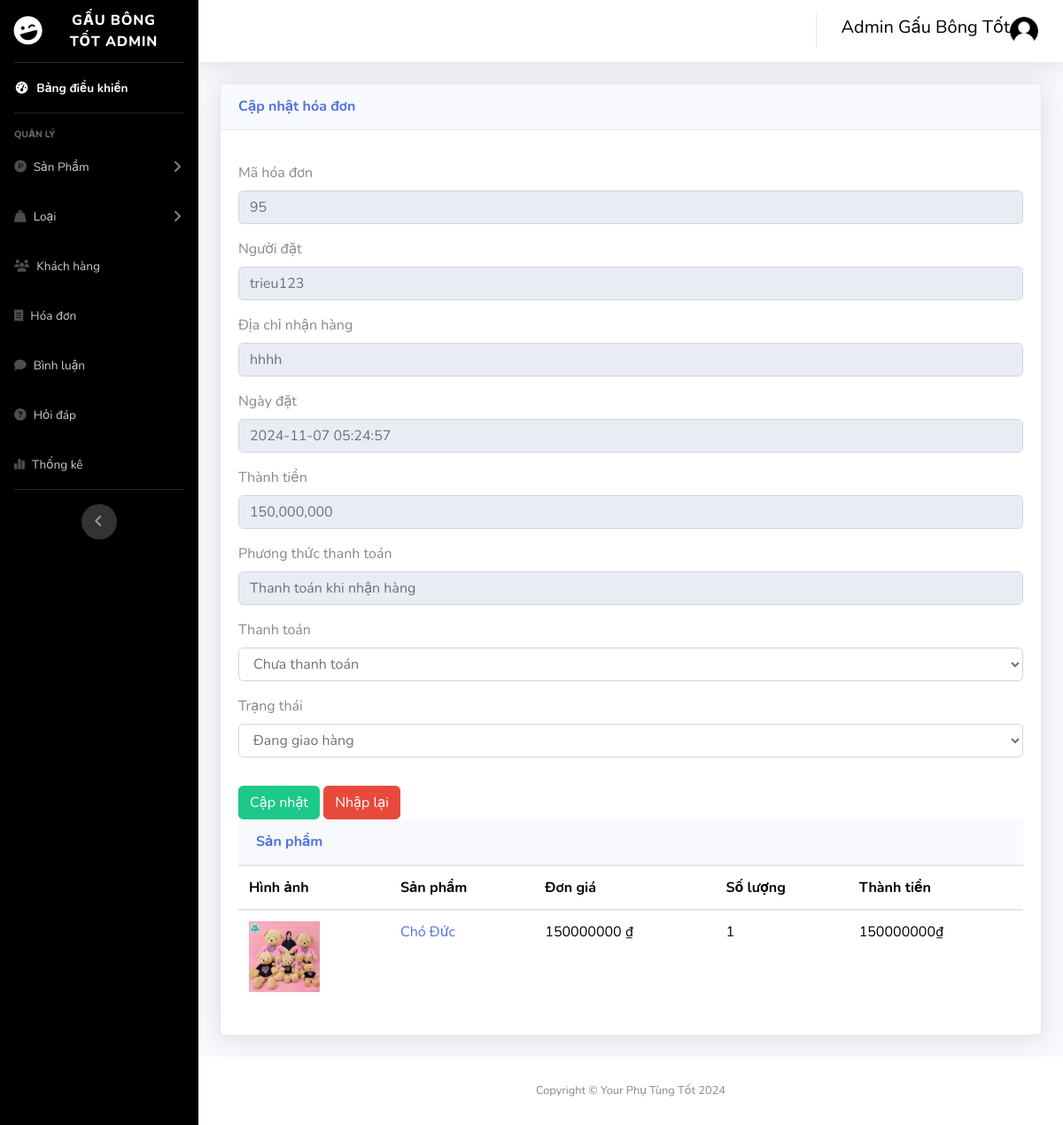
/admin/index.php?act=edit_bill&idbill=95 (signed in), run on the app's committed database.
### tables this page shows
CREATE TABLE `bill` (
  `id_bill` int(11) NOT NULL,
  `bill_code` varchar(255) DEFAULT NULL,
  `id_user` int(11) NOT NULL,
  `id_pro` int(11) NOT NULL,
  `user_name` varchar(255) NOT NULL,
  `name_pro` varchar(255) NOT NULL,
  `full_name` varchar(55) NOT NULL,
  `address` varchar(255) NOT NULL,
  `phone` int(25) NOT NULL,
  `email` varchar(255) NOT NULL,
  `payment` tinyint(1) NOT NULL DEFAULT 1 COMMENT '1.Thanh toán khi nhận hàng 2.Chuyển khoản ngân hàng 3.Thanh toán online',
  `order_date` datetime NOT NULL,
  `total_amount` int(10) NOT NULL,
  `status` tinyint(4) NOT NULL COMMENT '0.Đơn hàng mới \r\n1.Đang xử lý\r\n2.Đang giao hàng\r\n3.Đã giao hàng',
  `status_pay` varchar(11) NOT NULL DEFAULT '0'
);

CREATE TABLE `cart` (
  `id` int(11) NOT NULL,
  `id_user` int(11) NOT NULL,
  `user_name` varchar(50) NOT NULL,
  `id_pro` int(11) NOT NULL,
  `img_pro` varchar(255) NOT NULL,
  `name_pro` varchar(255) NOT NULL,
  `price_pro` int(10) NOT NULL,
  `quantity` int(11) NOT NULL,
  `total_amount` int(10) NOT NULL,
  `id_bill` int(11) NOT NULL
);

### admin/controller/controller.php (called while the page is built)
<?php
function render($path, $data = [])
{
    extract($data);
    $view = "view/" . $path . ".php";
    include_once $view;
}

### admin/model/pdo.php (called while the page is built, shortened)
<?php
function pdo_get_connection(){
    $dburl = "mysql:host=127.0.0.1;dbname=virtualphone;charset=utf8";
    $username = 'root';
    $password = '';
    $conn = new PDO($dburl, $username, $password);
    $conn->setAttribute(PDO::ATTR_ERRMODE, PDO::ERRMODE_EXCEPTION);
    return $conn;
}
function pdo_query($sql){
    $sql_args = array_slice(func_get_args(), 1);
    try{
        $conn = pdo_get_connection();
        $stmt = $conn->prepare($sql);
        $stmt->execute($sql_args);
        $rows = $stmt->fetchAll();
        return $rows;
    }
    catch(PDOException $e){
        throw $e;
    }
    finally{
        unset($conn);
    }
}
function pdo_query_one($sql){
    $sql_args = array_slice(func_get_args(), 1);
    try{
        $conn = pdo_get_connection();
        $stmt = $conn->prepare($sql);
        $stmt->execute($sql_args);
        $row = $stmt->fetch(PDO::FETCH_ASSOC);
        return $row;
    }
    catch(PDOException $e){
        throw $e;
    }
    finally{
        unset($conn);
    }
}

### admin/model/hoadon.php (called while the page is built, shortened)
<?php
function loadone_bill($idbill) {
    $sql = "SELECT * FROM bill WHERE id_bill =".$idbill;
    $one_bill = pdo_query_one($sql);
    return $one_bill;
}
function load_cart_all($idbill) {
    $sql = "SELECT * FROM `cart` WHERE id_bill=".$idbill;
    $ab = pdo_query($sql);
    return $ab;
}
?>

### admin/view/update_bill.php (the view, shortened to what this page needs)
<?php include_once "header.php" ?>
<body id="page-top">
    <div id="wrapper">
        <?php include_once "nav.php" ?>
        <div class="container-fluid">
            <?php
            if (is_array($one_bill)) {
                extract($one_bill);
            }
            ?>
            <div class="card shadow mb-4">
                <div class="card-header py-3">
                    <h6 class="m-0 font-weight-bold text-primary">Cập nhật hóa đơn</h6>
                </div>
                <div class="card-body">
                    <div class="form-addcate">
                        <form action="./index.php?act=update_bill" method="post">
                            <div class="form-group mt-3">
                                <label for="formGroupExampleInput" class="font-lb">Mã hóa đơn</label>
                                <input type="text" name="id_bill" class="form-control" value="<?= $id_bill ?>" disabled>
                            </div>
                            <div class="form-group mt-3">
                                <label for="formGroupExampleInput" class="font-lb">Người đặt</label>
                                <input type="text" name="user_name" class="form-control" placeholder="Mã sản phẩm" value="<?= $user_name ?>" disabled>
                            </div>
                            <div class="form-group mt-3">
                                <label for="formGroupExampleInput" class="font-lb">Địa chỉ nhận hàng</label>
                                <input type="text" name="user_name" class="form-control" placeholder="Mã sản phẩm" value="<?= $address ?>" disabled>
                            </div>
                            <div class="form-group mt-3">
                                <label for="formGroupExampleInput" class="font-lb">Ngày đặt</label>
                                <input type="text" name="order_date" class="form-control" placeholder="Ngày đặt hàng" value="<?= $order_date ?>" disabled>
                            </div>
                            <div class="form-group mt-3">
                                <label for="formGroupExampleInput" class="font-lb">Thành tiền</label>
                                <input type="text" name="total_amount" class="form-control" placeholder="Tổng thành tiền sản phẩm" value="<?= number_format($total_amount) ?>" disabled>
                            </div>
                            <div class="form-group mt-3">
                                <label for="formGroupExampleInput" class="font-lb">Phương thức thanh toán</label>
                                <input type="text" name="payment" class="form-control" placeholder="Phương thức thanh toán" value="<?php if ($payment == 1) {
                                                                                                                                        echo "Thanh toán khi nhận hàng";
                                                                                                                                    } else if ($payment == 2) {
                                                                                                                                        echo "Chuyển khoản ngân hàng";
                                                                                                                                    } else if ($payment == 3) {
                                                                                                                                        echo "Thanh toán online";
                                                                                                                                    } else {
                                                                                                                                        echo "Không tìm thấy phương thức thanh toán";
                                                                                                                                    }  ?>" disabled>
                            </div>
                            <div class="form-group mt-3">
                                <label for="formGroupExampleInput" class="font-lb">Thanh toán</label>
                                <select required class="form-control" name="status_pay" id="">
                                    <option value="0" <?= $status_pay == 0 ? "selected" : "" ?>>Chưa thanh toán</option>
                                </select>
                            </div>
                            <div class="form-group mt-3">
                                <label for="formGroupExampleInput" class="font-lb">Trạng thái</label>
                                <select required class="form-control" name="status" id="">
                                    <option value="2" <?= $status == 2 ? "selected" : "" ?>>Đang giao hàng</option>
                                </select>
                            </div>
                            <div class="wrap-btn">
                                <input type="submit" name="btn_update" class="btn btn-success mt-3" value="Cập nhật">
                                <input type="reset" class="btn btn-danger mt-3" value="Nhập lại">
                            </div>
                        </form>
                    </div>
                    <div class="card-header py-3">
                        <h6 class="m-0 font-weight-bold text-primary">Sản phẩm</h6>
                    </div>
                    <div class="table-content table-responsive">
                        <table class="table">
                            <thead>
                                <tr>
                                    <th class="jb-product-thumbnail">Hình ảnh</th>
                                    <th class="cart-product-name">Sản phẩm</th>
                                    <th class="jb-product-price">Đơn giá</th>
                                    <th class="jb-product-quantity">Số lượng</th>
                                    <th class="jb-product-subtotal">Thành tiền</th>
                                </tr>
                            </thead>
                            <tbody>
                                <?php $id = $_GET['idbill'];
                                $bill = load_cart_all($id);
                                foreach ($bill as $value) {
                                ?>
                                    <tr>
                                        <td class="jb-product-thumbnail"><img src="../admin/uploads/<?= $value['img_pro'] ?>" alt="Ultraphone Product" width="80px"></img></td>
                                        <td class="jb-product-name"><a href=""><?= $value['name_pro'] ?></a></td>
                                        <td class="jb-product-price"><span class="amount"><?= $value['price_pro'] ?> ₫</span></td>
                                        <td class="quantity"><?= $value['quantity'] ?></td>
                                        <td class="product-subtotal"><span class="amount"><?= $value['total_amount'] ?>₫</span></td>
                                    </tr>
                                <?php } ?>
                            </tbody>
                        </table>
                    </div>
                </div>
            </div>
        </div>
        <?php include_once "footer.php" ?>

### data on the page
bill: id_bill "95", user_name "trieu123", user_name "hhhh", order_date "2024-11-07 05:24:57", total_amount "150,000,000", payment "Thanh toán khi nhận hàng", status_pay "Chưa thanh toán", status "Đang giao hàng"
cart: img_pro (picture), name_pro "Chó Đức", price_pro "150000000", quantity "1", total_amount "150000000"
